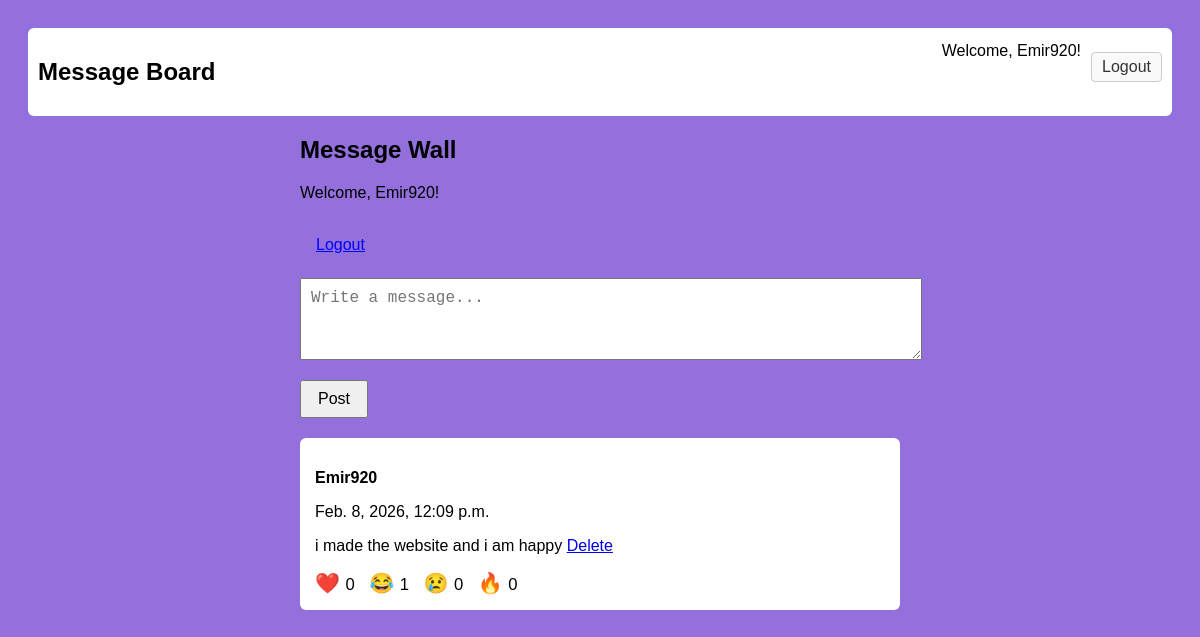
The app's page / (signed in), older data.
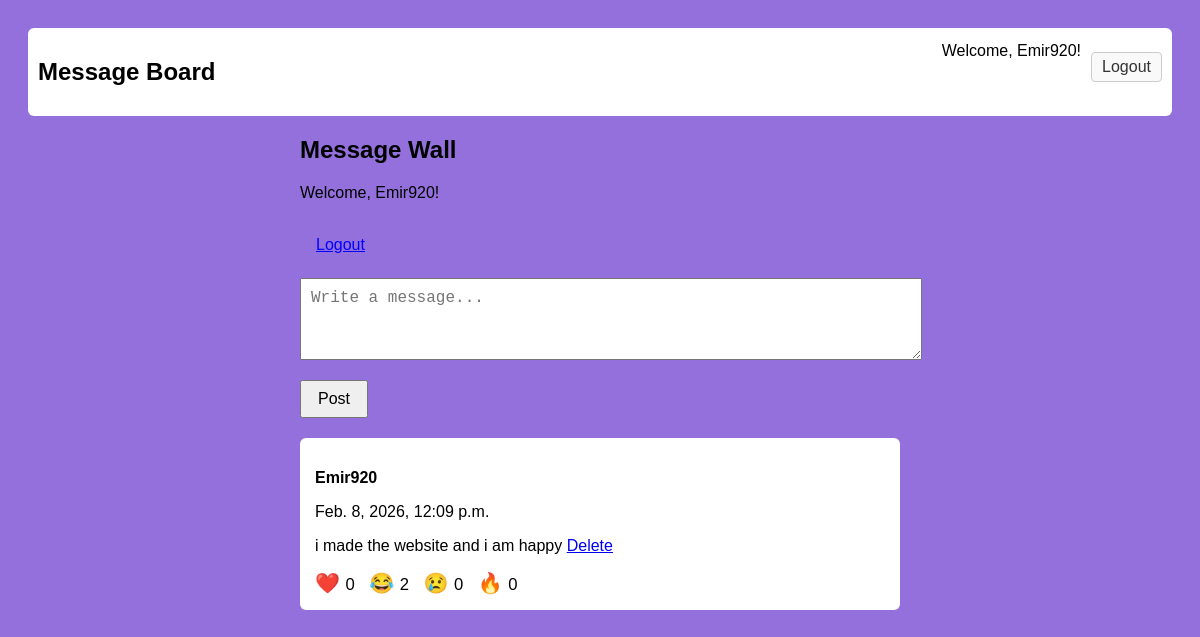
The same page, newer data.
### messaging/models.py (models this page shows, shortened)
class Message(models.Model):
    text = models.TextField()
    author = models.ForeignKey(User, on_delete=models.CASCADE)
    timestamp = models.DateTimeField(auto_now_add=True)
    like_count = models.IntegerField(default=0)
    laugh_count = models.IntegerField(default=0)
    sad_count = models.IntegerField(default=0)
    fire_count = models.IntegerField(default=0)

### messaging/views.py (the view)
# urls.py: path('', views.message_list, name='message_list'),
@login_required
def message_list(request):
    messages = Message.objects.all().order_by('-timestamp')
    user_reactions = {}
    for message in messages:
        reaction = Reaction.objects.filter(user=request.user, message=message).first()
        if reaction:
            user_reactions[message.id] = reaction.reaction_type
    return render(request, 'messaging/message_list.html', {'messages': messages, 'user_reactions': user_reactions})

### messaging/templatetags/messaging_tags.py (called while the page is built)
@register.filter(name='get')
def get_item(dictionary, key):
    return dictionary.get(key)

### messaging/templates/messaging/message_list.html (shortened to what this page needs)
{% extends 'messaging/base.html' %}
{% load messaging_tags %}
{% block content %}
<div class="container">
  <h2>Message Wall</h2>
  <p>Welcome, {{ user.username }}!
  <form method="post" action="{% url 'logout' %}" style="display: inline;">
    <button type="submit" style="background: none; border: none; color: blue; text-decoration: underline; cursor: pointer;">Logout</button>
  </form>
  </p>
  <form id="messageForm" method="post">
    <textarea id="messageInput" name="text" placeholder="Write a message..."></textarea>
    <button type="submit">Post</button>
  </form>
  <div id="messages">
    {% for message in messages %}
    <div class="message" data-id="{{ message.id }}">
        <p><strong>{{ message.author.username }}</strong></p>
        <p>{{ message.timestamp }}</p>
        <p>{{ message.text }}
        {% if message.author == user %}
        <a href="{% url 'delete_message' message.id %}">Delete</a>
        {% endif %}
        </p>
        <div class="reactions">
            <span onclick="react(this, 'like')" data-type="like" class="{% if user_reactions|get:message.id == 'like' %}reacted{% endif %}">❤️ <small>{{ message.like_count }}</small></span>
            <span onclick="react(this, 'laugh')" data-type="laugh" class="{% if user_reactions|get:message.id == 'laugh' %}reacted{% endif %}">😂 <small>{{ message.laugh_count }}</small></span>
            <span onclick="react(this, 'sad')" data-type="sad" class="{% if user_reactions|get:message.id == 'sad' %}reacted{% endif %}">😢 <small>{{ message.sad_count }}</small></span>
            <span onclick="react(this, 'fire')" data-type="fire" class="{% if user_reactions|get:message.id == 'fire' %}reacted{% endif %}">🔥 <small>{{ message.fire_count }}</small></span>
        </div>
    </div>
    {% endfor %}
  </div>
</div>
{% endblock %}

### messaging/templates/messaging/base.html (shortened to what this page needs)
<!DOCTYPE html>
<html lang="en">
<head>
</head>
<body>
    <nav class="navbar">
        <h1>Message Board</h1>
        <div class="auth-links">
            {% if user.is_authenticated %}
            <span>Welcome, {{ user.username }}!</span>
            <form method="post" action="{% url 'logout' %}">
              <button type="submit">Logout</button>
            </form>
            {% else %}
            <a href="{% url 'login' %}">Log In</a>
            <a href="{% url 'signup' %}">Sign Up</a>
            {% endif %}
        </div>
    </nav>
    {% block content %}{% endblock %}
</body>
</html>

### messaging/templates/messaging/base.html (style rules this page uses)
body { font-family: Arial, sans-serif; background: #9370DB; padding: 20px; }
.navbar { background-color: #fff; padding: 10px; border-radius: 6px; margin-bottom: 20px; display: flex; justify-content: space-between; align-items: center; }
.navbar .auth-links { display: flex; gap: 10px; }
.navbar .auth-links a, .navbar .auth-links form button { color: #333; text-decoration: none; padding: 5px 10px; border: 1px solid #ccc; border-radius: 4px; background-color: #f9f9f9; cursor: pointer; }
.container { max-width: 600px; margin: auto; }
textarea { width: 100%; height: 60px; padding: 10px; font-size: 16px; }
button { margin-top: 10px; padding: 8px 16px; font-size: 16px; cursor: pointer; }
.message { background: #fff; padding: 15px; margin-top: 20px; border-radius: 6px; }
.reactions span { cursor: pointer; margin-right: 10px; font-size: 20px; user-select: none; transition: color 0.2s, background-color 0.2s, font-size 0.2s; }
form { margin-bottom: 20px; }
input, textarea { display: block; margin-bottom: 10px; width: 100%; }

Row changes from the older to the newer data that the page shows:
changed Message "i made the website and i am happy": laugh_count "1" → "2"
